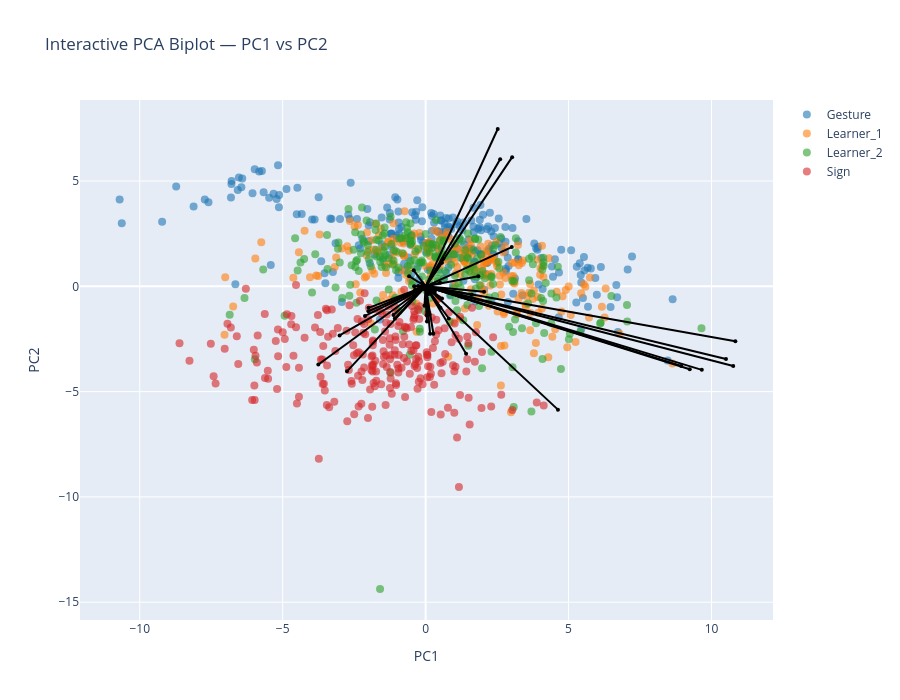

Write notebook code for a chart like this one.
### Markdown cell above
### Biplot PC1-PC2

### Code cell
pcs_to_plot = [1, 2]  # PC1–PC2

sig_features_GS = (
    df_sig_vars_GS[
        (df_sig_vars_GS["sig_loading"]) &
        (df_sig_vars_GS["PC"].isin(pcs_to_plot))
    ]["feature"]
    .unique()
)

feature_names = df_clean.columns[:-1]
selected_vars = [feature_names.get_loc(f) for f in sig_features_GS if f in feature_names]

arrow_strength = (
    df_sig_vars_GS[df_sig_vars_GS["PC"].isin([1,2])]
    .groupby("feature")["index_loading"]
    .mean()
    .to_dict()
)

interactive_PCA_biplot(
    score=x_new_GS, 
    coeff=loadings_GS, 
    labels=feature_names, 
    y=y, 
    selected_vars=selected_vars, 
    pc_x=1, pc_y=2,
    show_labels=False,
    le=le,
    arrow_strength=arrow_strength
)

# static plot
static_PCA_biplot(
    score=x_new_GS, 
    coeff=loadings_GS, 
    labels=feature_names, 
    y=y, 
    selected_vars=selected_vars, 
    pc_x=1, pc_y=2,
    show_labels=False,
    arrow_strength=arrow_strength,
    le=le,
    save_path=os.path.join(curfolder, "Plots", "PCA_GS_all_PC1_2_biplot.png")
)

### Figure 1 — Plotly figure (JSON) as saved in the notebook; plotly's stock layout.template omitted (floating-point values rounded to 4 significant figures; data arrays with more than 128 entries replaced by an {"elided": "..."} marker saying what was removed)
{"data": [{"hoverinfo": "text", "marker": {"color": "#1f77b4", "opacity": 0.6, "size": 8}, "mode": "markers", "name": "Gesture", "showlegend": true, "text": {"elided": "248 str values"}, "type": "scatter", "x": {"elided": "248 float values"}, "y": {"elided": "248 float values"}}, {"hoverinfo": "text", "marker": {"color": "#ff7f0e", "opacity": 0.6, "size": 8}, "mode": "markers", "name": "Learner_1", "showlegend": true, "text": {"elided": "244 str values"}, "type": "scatter", "x": {"elided": "244 float values"}, "y": {"elided": "244 float values"}}, {"hoverinfo": "text", "marker": {"color": "#2ca02c", "opacity": 0.6, "size": 8}, "mode": "markers", "name": "Learner_2", "showlegend": true, "text": {"elided": "240 str values"}, "type": "scatter", "x": {"elided": "240 float values"}, "y": {"elided": "240 float values"}}, {"hoverinfo": "text", "marker": {"color": "#d62728", "opacity": 0.6, "size": 8}, "mode": "markers", "name": "Sign", "showlegend": true, "text": {"elided": "239 str values"}, "type": "scatter", "x": {"elided": "239 float values"}, "y": {"elided": "239 float values"}}, {"hoverinfo": "text", "hovertext": "gross__magnitude__arm_speed_Gmean", "line": {"color": "black"}, "marker": {"size": 4}, "mode": "lines+markers", "showlegend": false, "textposition": "top center", "type": "scatter", "x": [0, 1.416], "y": [0, -3.2]}, {"hoverinfo": "text", "hovertext": "gross__variability__arm_speed_Gstd", "line": {"color": "black"}, "marker": {"size": 4}, "mode": "lines+markers", "showlegend": false, "textposition": "top center", "type": "scatter", "x": [0, 10.51], "y": [0, -3.448]}, {"hoverinfo": "text", "hovertext": "gross__magnitude__arm_speed_peak_mean", "line": {"color": "black"}, "marker": {"size": 4}, "mode": "lines+markers", "showlegend": false, "textposition": "top center", "type": "scatter", "x": [0, 9.661], "y": [0, -3.967]}, {"hoverinfo": "text", "hovertext": "gross__variability__arm_speed_peak_std", "line": {"color": "black"}, "marker": {"size": 4}, "mode": "lines+markers", "showlegend": false, "textposition": "top center", "type": "scatter", "x": [0, 0.5067], "y": [0, 0.1668]}, {"hoverinfo": "text", "hovertext": "gross__rhythm__arm_speed_peak_n", "line": {"color": "black"}, "marker": {"size": 4}, "mode": "lines+markers", "showlegend": false, "textposition": "top center", "type": "scatter", "x": [0, -0.5784], "y": [0, 0.478]}, {"hoverinfo": "text", "hovertext": "gross__rhythm__arm_speed_peak_rate", "line": {"color": "black"}, "marker": {"size": 4}, "mode": "lines+markers", "showlegend": false, "textposition": "top center", "type": "scatter", "x": [0, -3.01], "y": [0, -2.334]}, {"hoverinfo": "text", "hovertext": "gross__rhythm__arm_speed_mod_depth", "line": {"color": "black"}, "marker": {"size": 4}, "mode": "lines+markers", "showlegend": false, "textposition": "top center", "type": "scatter", "x": [0, 9.239], "y": [0, -3.937]}, {"hoverinfo": "text", "hovertext": "gross__magnitude__arm_acc_Gmean", "line": {"color": "black"}, "marker": {"size": 4}, "mode": "lines+markers", "showlegend": false, "textposition": "top center", "type": "scatter", "x": [0, 4.629], "y": [0, -5.856]}, {"hoverinfo": "text", "hovertext": "gross__variability__arm_acc_Gstd", "line": {"color": "black"}, "marker": {"size": 4}, "mode": "lines+markers", "showlegend": false, "textposition": "top center", "type": "scatter", "x": [0, 10.83], "y": [0, -2.608]}, {"hoverinfo": "text", "hovertext": "gross__magnitude__arm_acc_peak_mean", "line": {"color": "black"}, "marker": {"size": 4}, "mode": "lines+markers", "showlegend": false, "textposition": "top center", "type": "scatter", "x": [0, 10.76], "y": [0, -3.781]}, {"hoverinfo": "text", "hovertext": "gross__variability__arm_acc_peak_std", "line": {"color": "black"}, "marker": {"size": 4}, "mode": "lines+markers", "showlegend": false, "textposition": "top center", "type": "scatter", "x": [0, 1.845], "y": [0, 0.4791]}, {"hoverinfo": "text", "hovertext": "gross__rhythm__arm_acc_peak_n", "line": {"color": "black"}, "marker": {"size": 4}, "mode": "lines+markers", "showlegend": false, "textposition": "top center", "type": "scatter", "x": [0, -0.4164], "y": [0, 0.7589]}, {"hoverinfo": "text", "hovertext": "gross__rhythm__arm_acc_peak_rate", "line": {"color": "black"}, "marker": {"size": 4}, "mode": "lines+markers", "showlegend": false, "textposition": "top center", "type": "scatter", "x": [0, -2.0], "y": [0, -1.182]}, {"hoverinfo": "text", "hovertext": "gross__rhythm__arm_acc_mod_depth", "line": {"color": "black"}, "marker": {"size": 4}, "mode": "lines+markers", "showlegend": false, "textposition": "top center", "type": "scatter", "x": [0, 8.941], "y": [0, -3.78]}, {"hoverinfo": "text", "hovertext": "gross__magnitude__arm_speed_integral", "line": {"color": "black"}, "marker": {"size": 4}, "mode": "lines+markers", "showlegend": false, "textposition": "top center", "type": "scatter", "x": [0, 1.613], "y": [0, -0.4055]}, {"hoverinfo": "text", "hovertext": "gross__rhythm__arm_speed_sampen", "line": {"color": "black"}, "marker": {"size": 4}, "mode": "lines+markers", "showlegend": false, "textposition": "top center", "type": "scatter", "x": [0, -3.752], "y": [0, -3.713]}, {"hoverinfo": "text", "hovertext": "gross__smoothness__arm_intermittency", "line": {"color": "black"}, "marker": {"size": 4}, "mode": "lines+markers", "showlegend": false, "textposition": "top center", "type": "scatter", "x": [0, 3.027], "y": [0, 6.134]}, {"hoverinfo": "text", "hovertext": "gross__smoothness__arm_sparc", "line": {"color": "black"}, "marker": {"size": 4}, "mode": "lines+markers", "showlegend": false, "textposition": "top center", "type": "scatter", "x": [0, -0.4017], "y": [0, 0.007115]}, {"hoverinfo": "text", "hovertext": "gross__rhythm__clip_dur_s_totalarm", "line": {"color": "black"}, "marker": {"size": 4}, "mode": "lines+markers", "showlegend": false, "textposition": "top center", "type": "scatter", "x": [0, 2.522], "y": [0, 7.471]}, {"hoverinfo": "text", "hovertext": "gross__rhythm__band1_coverage_totalarm", "line": {"color": "black"}, "marker": {"size": 4}, "mode": "lines+markers", "showlegend": false, "textposition": "top center", "type": "scatter", "x": [0, 2.608], "y": [0, 6.038]}, {"hoverinfo": "text", "hovertext": "gross__rhythm__band1_band_power_totalarm", "line": {"color": "black"}, "marker": {"size": 4}, "mode": "lines+markers", "showlegend": false, "textposition": "top center", "type": "scatter", "x": [0, 3.013], "y": [0, 1.862]}, {"hoverinfo": "text", "hovertext": "gross__rhythm__band1_centroid_totalarm", "line": {"color": "black"}, "marker": {"size": 4}, "mode": "lines+markers", "showlegend": false, "textposition": "top center", "type": "scatter", "x": [0, -2.749], "y": [0, -4.038]}, {"hoverinfo": "text", "hovertext": "gross__rhythm__band1_entropy_totalarm", "line": {"color": "black"}, "marker": {"size": 4}, "mode": "lines+markers", "showlegend": false, "textposition": "top center", "type": "scatter", "x": [0, -0.06343], "y": [0, 0.04439]}, {"hoverinfo": "text", "hovertext": "gross__rhythm__band2_band_power_totalarm", "line": {"color": "black"}, "marker": {"size": 4}, "mode": "lines+markers", "showlegend": false, "textposition": "top center", "type": "scatter", "x": [0, -2.121], "y": [0, -1.406]}, {"hoverinfo": "text", "hovertext": "gross__rhythm__band2_centroid_totalarm", "line": {"color": "black"}, "marker": {"size": 4}, "mode": "lines+markers", "showlegend": false, "textposition": "top center", "type": "scatter", "x": [0, -0.2567], "y": [0, 0.01787]}, {"hoverinfo": "text", "hovertext": "gross__rhythm__band2_entropy_totalarm", "line": {"color": "black"}, "marker": {"size": 4}, "mode": "lines+markers", "showlegend": false, "textposition": "top center", "type": "scatter", "x": [0, -0.1158], "y": [0, 0.02614]}, {"hoverinfo": "text", "hovertext": "gross__rhythm__band3_band_power_totalarm", "line": {"color": "black"}, "marker": {"size": 4}, "mode": "lines+markers", "showlegend": false, "textposition": "top center", "type": "scatter", "x": [0, -1.996], "y": [0, -1.022]}, {"hoverinfo": "text", "hovertext": "gross__rhythm__band3_centroid_totalarm", "line": {"color": "black"}, "marker": {"size": 4}, "mode": "lines+markers", "showlegend": false, "textposition": "top center", "type": "scatter", "x": [0, -1.126], "y": [0, -1.361]}, {"hoverinfo": "text", "hovertext": "gross__rhythm__band3_entropy_totalarm", "line": {"color": "black"}, "marker": {"size": 4}, "mode": "lines+markers", "showlegend": false, "textposition": "top center", "type": "scatter", "x": [0, -1.076], "y": [0, -1.525]}, {"hoverinfo": "text", "hovertext": "gross__magnitude__bbmv_arms_total", "line": {"color": "black"}, "marker": {"size": 4}, "mode": "lines+markers", "showlegend": false, "textposition": "top center", "type": "scatter", "x": [0, 2.043], "y": [0, -0.26]}, {"hoverinfo": "text", "hovertext": "gross__coordination__arm_coupling", "line": {"color": "black"}, "marker": {"size": 4}, "mode": "lines+markers", "showlegend": false, "textposition": "top center", "type": "scatter", "x": [0, 0.3227], "y": [0, -0.2574]}, {"hoverinfo": "text", "hovertext": "gross__proxdist__proximalization_index", "line": {"color": "black"}, "marker": {"size": 4}, "mode": "lines+markers", "showlegend": false, "textposition": "top center", "type": "scatter", "x": [0, -0.1231], "y": [0, 0.1613]}, {"hoverinfo": "text", "hovertext": "fine__variability__thumb_index_std", "line": {"color": "black"}, "marker": {"size": 4}, "mode": "lines+markers", "showlegend": false, "textposition": "top center", "type": "scatter", "x": [0, 0.5187], "y": [0, -1.015]}, {"hoverinfo": "text", "hovertext": "fine__variability__thumb_opposition_std", "line": {"color": "black"}, "marker": {"size": 4}, "mode": "lines+markers", "showlegend": false, "textposition": "top center", "type": "scatter", "x": [0, 0.5742], "y": [0, -0.5823]}, {"hoverinfo": "text", "hovertext": "fine__handshape__handshape_size_mean", "line": {"color": "black"}, "marker": {"size": 4}, "mode": "lines+markers", "showlegend": false, "textposition": "top center", "type": "scatter", "x": [0, 0.5721], "y": [0, 1.115]}, {"hoverinfo": "text", "hovertext": "fine__variability__handshape_size_std", "line": {"color": "black"}, "marker": {"size": 4}, "mode": "lines+markers", "showlegend": false, "textposition": "top center", "type": "scatter", "x": [0, 0.6188], "y": [0, 1.306]}, {"hoverinfo": "text", "hovertext": "fine__variability__handshape_variability", "line": {"color": "black"}, "marker": {"size": 4}, "mode": "lines+markers", "showlegend": false, "textposition": "top center", "type": "scatter", "x": [0, 0.8115], "y": [0, -1.527]}, {"hoverinfo": "text", "hovertext": "fine__coordination__finger_independence", "line": {"color": "black"}, "marker": {"size": 4}, "mode": "lines+markers", "showlegend": false, "textposition": "top center", "type": "scatter", "x": [0, -0.3656], "y": [0, -0.1502]}, {"hoverinfo": "text", "hovertext": "fine__variability__flexion_entropy", "line": {"color": "black"}, "marker": {"size": 4}, "mode": "lines+markers", "showlegend": false, "textposition": "top center", "type": "scatter", "x": [0, -0.1886], "y": [0, -0.1924]}, {"hoverinfo": "text", "hovertext": "fine__handshape__fingertip_spread_mean", "line": {"color": "black"}, "marker": {"size": 4}, "mode": "lines+markers", "showlegend": false, "textposition": "top center", "type": "scatter", "x": [0, 0.1574], "y": [0, -2.25]}, {"hoverinfo": "text", "hovertext": "fine__variability__fingertip_spread_std", "line": {"color": "black"}, "marker": {"size": 4}, "mode": "lines+markers", "showlegend": false, "textposition": "top center", "type": "scatter", "x": [0, 0.03879], "y": [0, -1.374]}, {"hoverinfo": "text", "hovertext": "fine__handshape__thumb_index_mean", "line": {"color": "black"}, "marker": {"size": 4}, "mode": "lines+markers", "showlegend": false, "textposition": "top center", "type": "scatter", "x": [0, 0.04618], "y": [0, -1.674]}, {"hoverinfo": "text", "hovertext": "fine__handshape__mcp_tip_mean", "line": {"color": "black"}, "marker": {"size": 4}, "mode": "lines+markers", "showlegend": false, "textposition": "top center", "type": "scatter", "x": [0, 0.1002], "y": [0, -0.3681]}, {"hoverinfo": "text", "hovertext": "fine__variability__mcp_tip_std", "line": {"color": "black"}, "marker": {"size": 4}, "mode": "lines+markers", "showlegend": false, "textposition": "top center", "type": "scatter", "x": [0, 0.0339], "y": [0, -0.09108]}, {"hoverinfo": "text", "hovertext": "fine__handshape__thumb_opposition_mean", "line": {"color": "black"}, "marker": {"size": 4}, "mode": "lines+markers", "showlegend": false, "textposition": "top center", "type": "scatter", "x": [0, -0.03816], "y": [0, -0.9195]}, {"hoverinfo": "text", "hovertext": "fine__magnitude__flexion_speed_mean", "line": {"color": "black"}, "marker": {"size": 4}, "mode": "lines+markers", "showlegend": false, "textposition": "top center", "type": "scatter", "x": [0, 0.2727], "y": [0, -2.252]}, {"hoverinfo": "text", "hovertext": "fine__variability__flexion_speed_std", "line": {"color": "black"}, "marker": {"size": 4}, "mode": "lines+markers", "showlegend": false, "textposition": "top center", "type": "scatter", "x": [0, 0.1383], "y": [0, -1.336]}, {"hoverinfo": "text", "hovertext": "fine__smoothness__flexion_jerk", "line": {"color": "black"}, "marker": {"size": 4}, "mode": "lines+markers", "showlegend": false, "textposition": "top center", "type": "scatter", "x": [0, -0.05459], "y": [0, -0.1422]}], "layout": {"height": 700, "hovermode": "closest", "title": {"text": "Interactive PCA Biplot — PC1 vs PC2"}, "width": 900, "xaxis": {"title": {"text": "PC1"}}, "yaxis": {"title": {"text": "PC2"}}}}
